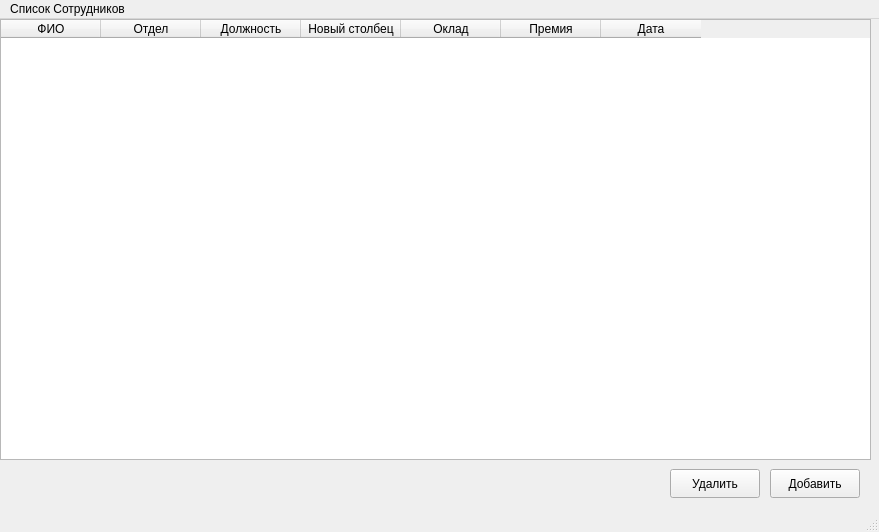
<?xml version="1.0" encoding="UTF-8"?>
<ui version="4.0">
 <class>MainWindow</class>
 <widget class="QMainWindow" name="MainWindow">
  <property name="geometry">
   <rect>
    <x>0</x>
    <y>0</y>
    <width>879</width>
    <height>532</height>
   </rect>
  </property>
  <property name="windowTitle">
   <string>MainWindow</string>
  </property>
  <widget class="QWidget" name="centralwidget">
   <widget class="QTableWidget" name="tableWidget">
    <property name="geometry">
     <rect>
      <x>0</x>
      <y>0</y>
      <width>871</width>
      <height>441</height>
     </rect>
    </property>
    <column>
     <property name="text">
      <string>ФИО</string>
     </property>
    </column>
    <column>
     <property name="text">
      <string>Отдел</string>
     </property>
    </column>
    <column>
     <property name="text">
      <string>Должность</string>
     </property>
    </column>
    <column>
     <property name="text">
      <string>Новый столбец</string>
     </property>
    </column>
    <column>
     <property name="text">
      <string>Оклад</string>
     </property>
    </column>
    <column>
     <property name="text">
      <string>Премия</string>
     </property>
    </column>
    <column>
     <property name="text">
      <string>Дата</string>
     </property>
    </column>
   </widget>
   <widget class="QPushButton" name="addButton">
    <property name="geometry">
     <rect>
      <x>770</x>
      <y>450</y>
      <width>90</width>
      <height>29</height>
     </rect>
    </property>
    <property name="text">
     <string>Добавить</string>
    </property>
   </widget>
   <widget class="QPushButton" name="deleteButton">
    <property name="geometry">
     <rect>
      <x>670</x>
      <y>450</y>
      <width>90</width>
      <height>29</height>
     </rect>
    </property>
    <property name="text">
     <string>Удалить</string>
    </property>
   </widget>
  </widget>
  <widget class="QMenuBar" name="menubar">
   <property name="geometry">
    <rect>
     <x>0</x>
     <y>0</y>
     <width>879</width>
     <height>25</height>
    </rect>
   </property>
   <widget class="QMenu" name="menu">
    <property name="title">
     <string>Список Сотрудников</string>
    </property>
   </widget>
   <addaction name="menu"/>
  </widget>
  <widget class="QStatusBar" name="statusbar"/>
 </widget>
 <resources/>
 <connections/>
</ui>
